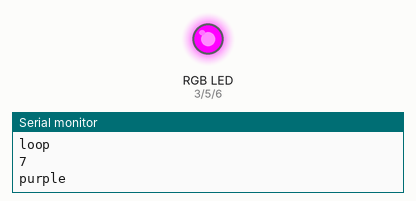
Simulated run of this sketch. Board: Arduino Uno, built with avr-gcc and run on an emulated ATmega328P. Parts: an RGB LED mixed from three pins (HIGH = lit), the last lines printed to the serial monitor. Random numbers use the default seed unless the sketch sets one.

Above: at 0.1 s.
At 10.1 s:
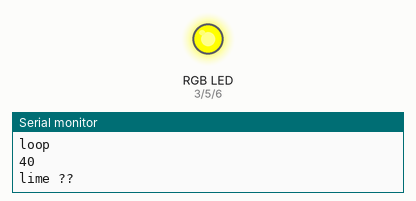
At 26.1 s:
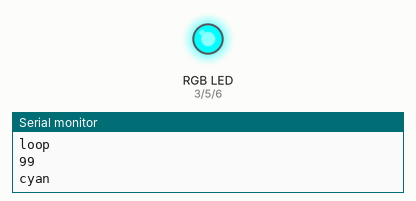
Timing chart, 0 to 40.0 s (numbered marks = the images above):
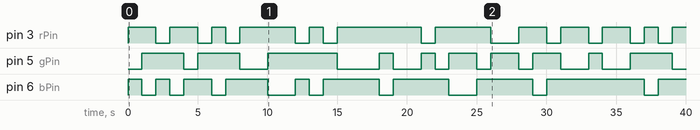

The sketch:

21-RGB-RANDOM3-ON-OFF.ino
```cpp
// randomly select a color
// select random number (LOTTERY) from 0-100
// split the number line ( 0-100) into thirds
// decide which third you are in -- assign a color
// one color per loop.


// led PINs
int rPin = 3;
int gPin = 5;
int bPin = 6;

// led states
boolean ON = 1;
boolean OFF = 0;


void setup() {
  // put your setup code here, to run once:

  // set pinModes
  pinMode(rPin, OUTPUT);
  pinMode(gPin, OUTPUT);
  pinMode(bPin, OUTPUT);

  // start serial
  Serial.begin(9600);
}

void loop() {

 // put your main code here, to run repeatedly:
 Serial.println("loop");

 long lottery = random (0,100);
 Serial.println(lottery);

 if ( lottery <= 33 ) {

     // write the leds
     Serial.println("purple");
     digitalWrite( rPin, ON);
     digitalWrite( gPin, OFF);
     digitalWrite( bPin, ON);
     // wait 1 second
     delay(1000);
 }


 if ( lottery >= 66){

     // write the leds
     Serial.println("cyan");
     digitalWrite( rPin, OFF);
     digitalWrite( gPin, ON);
     digitalWrite( bPin, ON);
     // wait 1 second
     delay(1000);
 }


 if (lottery <= 65 && lottery >= 34) {
     // write the leds
     Serial.println("lime ?? ");
     digitalWrite( rPin, ON);
     digitalWrite( gPin, ON);
     digitalWrite( bPin, OFF);
     // wait 1 second
     delay(1000);
 }


}
```

Measured:
- by itself, pin 3 (rPin): LOW → HIGH at 0.00 s, → LOW 2.0 s later, → HIGH 1.0 s later, → LOW 2.0 s later, … (23 changes in this stretch)
- by itself, pin 5 (gPin): LOW → HIGH at 1.0 s, → LOW 3.0 s later, → HIGH 1.0 s later, → LOW 3.0 s later, … (20 changes in this stretch)
- by itself, pin 6 (bPin): LOW → HIGH at 0.00 s, → LOW 1.0 s later, → HIGH 1.0 s later, → LOW 1.0 s later, … (19 changes in this stretch)
